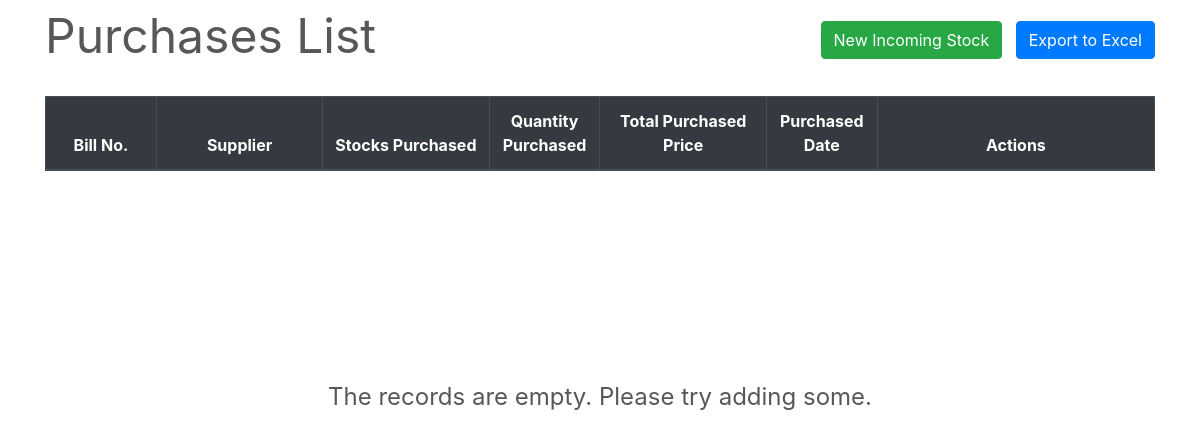
The page /transactions/purchases/ on the database as committed earlier.
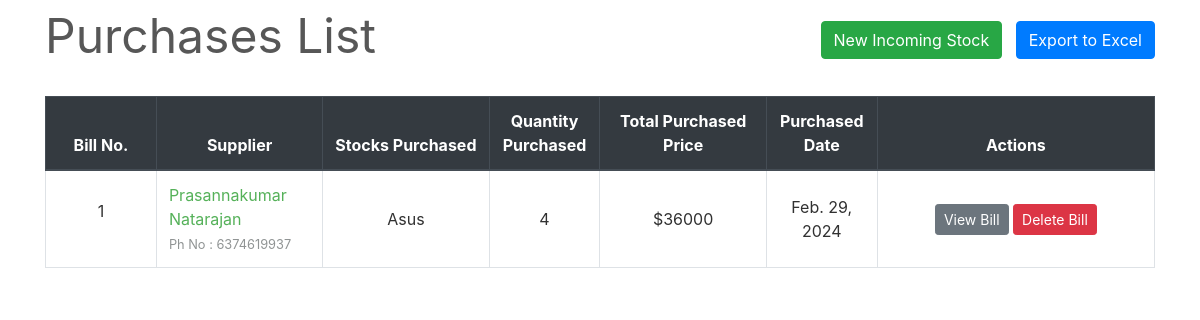
The same page on the database as committed later.
### transactions/models.py (models this page shows, shortened)
class PurchaseBill(models.Model):
    billno = models.AutoField(primary_key=True)
    time = models.DateTimeField(auto_now=True)
    supplier = models.ForeignKey(Supplier, on_delete=models.CASCADE, related_name='purchasesupplier')
    def get_items_list(self):
        return PurchaseItem.objects.filter(billno=self)
    def get_total_price(self):
        purchaseitems = PurchaseItem.objects.filter(billno=self)
        total = 0
        for item in purchaseitems:
            total += item.totalprice
        return total

class Supplier(models.Model):
    id = models.AutoField(primary_key=True)
    name = models.CharField(max_length=150)
    phone = models.CharField(max_length=12, unique=True)
    address = models.CharField(max_length=200)
    email = models.EmailField(max_length=254, unique=True)
    gstin = models.CharField(max_length=15, unique=True)
    is_deleted = models.BooleanField(default=False)
    def __str__(self):
        return self.name

class PurchaseItem(models.Model):
    billno = models.ForeignKey(PurchaseBill, on_delete=models.CASCADE, related_name='purchasebillno')
    stock = models.ForeignKey(Stock, on_delete=models.CASCADE, related_name='purchaseitem')
    quantity = models.IntegerField(default=1)
    perprice = models.IntegerField(default=1)
    totalprice = models.IntegerField(default=1)

### inventory/models.py (models this page shows, shortened)
class Stock(models.Model):
    id = models.AutoField(primary_key=True)
    name = models.CharField(max_length=30)
    sub_category = models.CharField(max_length=30, blank=True)  # Allow blank for non-mandatory sub_category
    quantity = models.IntegerField(default=1)
    cost = models.DecimalField(max_digits=10, decimal_places=2)
    is_deleted = models.BooleanField(default=False)
    is_selected = models.BooleanField(default=False)
    total_sales_value = models.IntegerField(default=0)
    reorder_point = models.IntegerField(default=0)
    class Meta:
        unique_together = ('name', 'sub_category')

### transactions/views.py (the view)
class PurchaseView(ListView):
    model = PurchaseBill
    template_name = "purchases/purchases_list.html"
    context_object_name = 'bills'
    ordering = ['-time']
    paginate_by = 10

### transactions/templates/purchases/purchases_list.html (shortened to what this page needs)
{% extends "base.html" %}
{% load widget_tweaks %}
{% block content %}
    <div class="row" style="color: #575757; font-style: bold; font-size: 3rem;">
        <div class="col-md-8">Purchases List</div>
        <div class="col-md-4">
            <div style="float:right;">
                <a class="btn btn-success" href="{% url 'select-supplier' %}">New Incoming Stock</a>
                <button class="btn btn-primary" onclick="exportPurchasesToExcel()">Export to Excel</button>
            </div>
        </div>
    </div>
    <br>
    <table class="table table-css table-hover table-bordered">
        <thead class="thead-dark align-middle">
            <tr>
                <th width="10%">Bill No.</th>
                <th width="15%">Supplier</th>
                <th width="15%">Stocks Purchased</th>
                <th width="10%">Quantity Purchased</th>
                <th width="15%">Total Purchased Price</th>
                <th width="10%">Purchased Date</th>
                <th width="25%">Actions</th>
            </tr>
        </thead>
{% if bills %}
        <tbody>
            {% for purchase in bills %}
            <tr>
                <td class="align-middle"> <p>{{ purchase.billno }}</p> </td>
                <td class="">
                    {% if purchase.supplier.is_deleted %}
                        {{ purchase.supplier }}<br>
                    {% else %}
                        <a href="{% url 'supplier' purchase.supplier.name %}">{{ purchase.supplier }}</a> <br>
                    {% endif %}
                    <small style="color: #909494">Ph No : {{ purchase.supplier.phone }}</small>
                </td>
                <td class="align-middle">{% for item in purchase.get_items_list %} {{ item.stock.name }} <br> {% endfor %}</td>
                <td class="align-middle">{% for item in purchase.get_items_list %} {{ item.quantity }} <br> {% endfor %}</td>
                <td class="align-middle">${{ purchase.get_total_price }}</td>
                <td class="align-middle">{{ purchase.time.date }}</td>
                <td class="align-middle"> <a href="{% url 'purchase-bill' purchase.billno %}" class="btn btn-secondary btn-sm">View Bill</a> <a href="{% url 'delete-purchase' purchase.pk %}" class="btn btn-danger btn-sm">Delete Bill</a> </td>
            </tr>
            {% endfor %}
        </tbody>
    </table>
{% else %}
    </table>
    <br><br><br><br><br><br><br><br>
    <div style="color: #575757; font-style: bold; font-size: 1.5rem; text-align: center;">The records are empty. Please try adding some.</div>
{% endif %}
{% endblock content %}

Rows that differ between the two databases and show on the page:
added PurchaseBill: billno "1", supplier "Prasannakumar Natarajan", supplier.phone "6374619937", get_total_price "36000", time "Feb. 29, 2024"
added PurchaseItem: stock.name "Asus", quantity "4"
Other text that changed with them:
text no longer shown: "The records are empty. Please try adding some."
